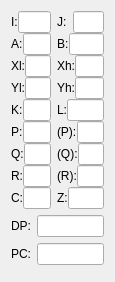
<?xml version="1.0" encoding="UTF-8"?>
<ui version="4.0">
 <class>Cregssc61860Widget</class>
 <widget class="QWidget" name="Cregssc61860Widget">
  <property name="geometry">
   <rect>
    <x>0</x>
    <y>0</y>
    <width>115</width>
    <height>282</height>
   </rect>
  </property>
  <property name="sizePolicy">
   <sizepolicy hsizetype="Minimum" vsizetype="Preferred">
    <horstretch>0</horstretch>
    <verstretch>0</verstretch>
   </sizepolicy>
  </property>
  <property name="minimumSize">
   <size>
    <width>100</width>
    <height>280</height>
   </size>
  </property>
  <property name="windowTitle">
   <string>Form</string>
  </property>
  <layout class="QVBoxLayout" name="verticalLayout_3">
   <item>
    <layout class="QHBoxLayout" name="horizontalLayout_17">
     <property name="sizeConstraint">
      <enum>QLayout::SetMinimumSize</enum>
     </property>
     <property name="bottomMargin">
      <number>0</number>
     </property>
     <item>
      <layout class="QVBoxLayout" name="verticalLayout">
       <property name="spacing">
        <number>0</number>
       </property>
       <property name="sizeConstraint">
        <enum>QLayout::SetFixedSize</enum>
       </property>
       <property name="bottomMargin">
        <number>0</number>
       </property>
       <item>
        <layout class="QHBoxLayout" name="horizontalLayout">
         <property name="sizeConstraint">
          <enum>QLayout::SetMinimumSize</enum>
         </property>
         <item>
          <widget class="QLabel" name="label">
           <property name="text">
            <string>I:</string>
           </property>
          </widget>
         </item>
         <item>
          <widget class="QLineEdit" name="reg00">
           <property name="sizePolicy">
            <sizepolicy hsizetype="Fixed" vsizetype="Fixed">
             <horstretch>0</horstretch>
             <verstretch>0</verstretch>
            </sizepolicy>
           </property>
           <property name="minimumSize">
            <size>
             <width>20</width>
             <height>0</height>
            </size>
           </property>
           <property name="font">
            <font>
             <weight>75</weight>
             <bold>true</bold>
            </font>
           </property>
           <property name="acceptDrops">
            <bool>false</bool>
           </property>
           <property name="readOnly">
            <bool>true</bool>
           </property>
          </widget>
         </item>
        </layout>
       </item>
       <item>
        <layout class="QHBoxLayout" name="horizontalLayout_2">
         <property name="sizeConstraint">
          <enum>QLayout::SetMinimumSize</enum>
         </property>
         <item>
          <widget class="QLabel" name="label_2">
           <property name="text">
            <string>A:</string>
           </property>
          </widget>
         </item>
         <item>
          <widget class="QLineEdit" name="reg02">
           <property name="sizePolicy">
            <sizepolicy hsizetype="Fixed" vsizetype="Fixed">
             <horstretch>0</horstretch>
             <verstretch>0</verstretch>
            </sizepolicy>
           </property>
           <property name="minimumSize">
            <size>
             <width>20</width>
             <height>0</height>
            </size>
           </property>
           <property name="font">
            <font>
             <weight>75</weight>
             <bold>true</bold>
            </font>
           </property>
           <property name="acceptDrops">
            <bool>false</bool>
           </property>
           <property name="readOnly">
            <bool>true</bool>
           </property>
          </widget>
         </item>
        </layout>
       </item>
       <item>
        <layout class="QHBoxLayout" name="horizontalLayout_3">
         <property name="sizeConstraint">
          <enum>QLayout::SetMinimumSize</enum>
         </property>
         <item>
          <widget class="QLabel" name="label_3">
           <property name="text">
            <string>Xl:</string>
           </property>
          </widget>
         </item>
         <item>
          <widget class="QLineEdit" name="reg04">
           <property name="sizePolicy">
            <sizepolicy hsizetype="Fixed" vsizetype="Fixed">
             <horstretch>0</horstretch>
             <verstretch>0</verstretch>
            </sizepolicy>
           </property>
           <property name="minimumSize">
            <size>
             <width>20</width>
             <height>0</height>
            </size>
           </property>
           <property name="font">
            <font>
             <weight>75</weight>
             <bold>true</bold>
            </font>
           </property>
           <property name="acceptDrops">
            <bool>false</bool>
           </property>
           <property name="readOnly">
            <bool>true</bool>
           </property>
          </widget>
         </item>
        </layout>
       </item>
       <item>
        <layout class="QHBoxLayout" name="horizontalLayout_7">
         <property name="sizeConstraint">
          <enum>QLayout::SetMinimumSize</enum>
         </property>
         <item>
          <widget class="QLabel" name="label_7">
           <property name="text">
            <string>Yl:</string>
           </property>
          </widget>
         </item>
         <item>
          <widget class="QLineEdit" name="reg06">
           <property name="sizePolicy">
            <sizepolicy hsizetype="Fixed" vsizetype="Fixed">
             <horstretch>0</horstretch>
             <verstretch>0</verstretch>
            </sizepolicy>
           </property>
           <property name="minimumSize">
            <size>
             <width>20</width>
             <height>0</height>
            </size>
           </property>
           <property name="font">
            <font>
             <weight>75</weight>
             <bold>true</bold>
            </font>
           </property>
           <property name="acceptDrops">
            <bool>false</bool>
           </property>
           <property name="readOnly">
            <bool>true</bool>
           </property>
          </widget>
         </item>
        </layout>
       </item>
       <item>
        <layout class="QHBoxLayout" name="horizontalLayout_9">
         <property name="sizeConstraint">
          <enum>QLayout::SetMinimumSize</enum>
         </property>
         <item>
          <widget class="QLabel" name="label_9">
           <property name="text">
            <string>K:</string>
           </property>
          </widget>
         </item>
         <item>
          <widget class="QLineEdit" name="reg08">
           <property name="sizePolicy">
            <sizepolicy hsizetype="Fixed" vsizetype="Fixed">
             <horstretch>0</horstretch>
             <verstretch>0</verstretch>
            </sizepolicy>
           </property>
           <property name="minimumSize">
            <size>
             <width>20</width>
             <height>0</height>
            </size>
           </property>
           <property name="font">
            <font>
             <weight>75</weight>
             <bold>true</bold>
            </font>
           </property>
           <property name="acceptDrops">
            <bool>false</bool>
           </property>
           <property name="readOnly">
            <bool>true</bool>
           </property>
          </widget>
         </item>
        </layout>
       </item>
       <item>
        <layout class="QHBoxLayout" name="horizontalLayout_11">
         <property name="sizeConstraint">
          <enum>QLayout::SetMinimumSize</enum>
         </property>
         <item>
          <widget class="QLabel" name="label_11">
           <property name="text">
            <string>P:</string>
           </property>
          </widget>
         </item>
         <item>
          <widget class="QLineEdit" name="regP">
           <property name="sizePolicy">
            <sizepolicy hsizetype="Fixed" vsizetype="Fixed">
             <horstretch>0</horstretch>
             <verstretch>0</verstretch>
            </sizepolicy>
           </property>
           <property name="minimumSize">
            <size>
             <width>20</width>
             <height>0</height>
            </size>
           </property>
           <property name="font">
            <font>
             <weight>75</weight>
             <bold>true</bold>
            </font>
           </property>
           <property name="acceptDrops">
            <bool>false</bool>
           </property>
           <property name="readOnly">
            <bool>true</bool>
           </property>
          </widget>
         </item>
        </layout>
       </item>
       <item>
        <layout class="QHBoxLayout" name="horizontalLayout_12">
         <property name="sizeConstraint">
          <enum>QLayout::SetMinimumSize</enum>
         </property>
         <item>
          <widget class="QLabel" name="label_12">
           <property name="text">
            <string>Q:</string>
           </property>
          </widget>
         </item>
         <item>
          <widget class="QLineEdit" name="regQ">
           <property name="minimumSize">
            <size>
             <width>20</width>
             <height>0</height>
            </size>
           </property>
           <property name="font">
            <font>
             <weight>75</weight>
             <bold>true</bold>
            </font>
           </property>
           <property name="acceptDrops">
            <bool>false</bool>
           </property>
           <property name="readOnly">
            <bool>true</bool>
           </property>
          </widget>
         </item>
        </layout>
       </item>
       <item>
        <layout class="QHBoxLayout" name="horizontalLayout_13">
         <property name="sizeConstraint">
          <enum>QLayout::SetMinimumSize</enum>
         </property>
         <item>
          <widget class="QLabel" name="label_13">
           <property name="text">
            <string>R:</string>
           </property>
          </widget>
         </item>
         <item>
          <widget class="QLineEdit" name="regR">
           <property name="sizePolicy">
            <sizepolicy hsizetype="Fixed" vsizetype="Fixed">
             <horstretch>0</horstretch>
             <verstretch>0</verstretch>
            </sizepolicy>
           </property>
           <property name="minimumSize">
            <size>
             <width>20</width>
             <height>0</height>
            </size>
           </property>
           <property name="font">
            <font>
             <weight>75</weight>
             <bold>true</bold>
            </font>
           </property>
           <property name="acceptDrops">
            <bool>false</bool>
           </property>
           <property name="readOnly">
            <bool>true</bool>
           </property>
          </widget>
         </item>
        </layout>
       </item>
       <item>
        <layout class="QHBoxLayout" name="horizontalLayout_15">
         <property name="sizeConstraint">
          <enum>QLayout::SetMinimumSize</enum>
         </property>
         <item>
          <widget class="QLabel" name="label_15">
           <property name="text">
            <string>C:</string>
           </property>
          </widget>
         </item>
         <item>
          <widget class="QLineEdit" name="regC">
           <property name="sizePolicy">
            <sizepolicy hsizetype="Fixed" vsizetype="Fixed">
             <horstretch>0</horstretch>
             <verstretch>0</verstretch>
            </sizepolicy>
           </property>
           <property name="minimumSize">
            <size>
             <width>20</width>
             <height>0</height>
            </size>
           </property>
           <property name="font">
            <font>
             <weight>75</weight>
             <bold>true</bold>
            </font>
           </property>
           <property name="acceptDrops">
            <bool>false</bool>
           </property>
           <property name="readOnly">
            <bool>true</bool>
           </property>
          </widget>
         </item>
        </layout>
       </item>
      </layout>
     </item>
     <item>
      <layout class="QVBoxLayout" name="verticalLayout_2" stretch="0,0,0,0,0,0,0,0,0">
       <property name="spacing">
        <number>0</number>
       </property>
       <property name="sizeConstraint">
        <enum>QLayout::SetFixedSize</enum>
       </property>
       <property name="bottomMargin">
        <number>0</number>
       </property>
       <item>
        <layout class="QHBoxLayout" name="horizontalLayout_4">
         <property name="spacing">
          <number>6</number>
         </property>
         <property name="sizeConstraint">
          <enum>QLayout::SetMinimumSize</enum>
         </property>
         <item>
          <widget class="QLabel" name="label_4">
           <property name="text">
            <string>J:</string>
           </property>
          </widget>
         </item>
         <item>
          <widget class="QLineEdit" name="reg01">
           <property name="minimumSize">
            <size>
             <width>20</width>
             <height>0</height>
            </size>
           </property>
           <property name="font">
            <font>
             <weight>75</weight>
             <bold>true</bold>
            </font>
           </property>
           <property name="acceptDrops">
            <bool>false</bool>
           </property>
           <property name="readOnly">
            <bool>true</bool>
           </property>
          </widget>
         </item>
        </layout>
       </item>
       <item>
        <layout class="QHBoxLayout" name="horizontalLayout_5">
         <property name="sizeConstraint">
          <enum>QLayout::SetMinimumSize</enum>
         </property>
         <item>
          <widget class="QLabel" name="label_5">
           <property name="text">
            <string>B:</string>
           </property>
          </widget>
         </item>
         <item>
          <widget class="QLineEdit" name="reg03">
           <property name="minimumSize">
            <size>
             <width>20</width>
             <height>0</height>
            </size>
           </property>
           <property name="font">
            <font>
             <weight>75</weight>
             <bold>true</bold>
            </font>
           </property>
           <property name="acceptDrops">
            <bool>false</bool>
           </property>
           <property name="readOnly">
            <bool>true</bool>
           </property>
          </widget>
         </item>
        </layout>
       </item>
       <item>
        <layout class="QHBoxLayout" name="horizontalLayout_6">
         <property name="sizeConstraint">
          <enum>QLayout::SetMinimumSize</enum>
         </property>
         <item>
          <widget class="QLabel" name="label_6">
           <property name="text">
            <string>Xh:</string>
           </property>
          </widget>
         </item>
         <item>
          <widget class="QLineEdit" name="reg05">
           <property name="minimumSize">
            <size>
             <width>20</width>
             <height>0</height>
            </size>
           </property>
           <property name="font">
            <font>
             <weight>75</weight>
             <bold>true</bold>
            </font>
           </property>
           <property name="acceptDrops">
            <bool>false</bool>
           </property>
           <property name="readOnly">
            <bool>true</bool>
           </property>
          </widget>
         </item>
        </layout>
       </item>
       <item>
        <layout class="QHBoxLayout" name="horizontalLayout_8">
         <property name="sizeConstraint">
          <enum>QLayout::SetMinimumSize</enum>
         </property>
         <item>
          <widget class="QLabel" name="label_8">
           <property name="text">
            <string>Yh:</string>
           </property>
          </widget>
         </item>
         <item>
          <widget class="QLineEdit" name="reg07">
           <property name="minimumSize">
            <size>
             <width>20</width>
             <height>0</height>
            </size>
           </property>
           <property name="font">
            <font>
             <weight>75</weight>
             <bold>true</bold>
            </font>
           </property>
           <property name="acceptDrops">
            <bool>false</bool>
           </property>
           <property name="readOnly">
            <bool>true</bool>
           </property>
          </widget>
         </item>
        </layout>
       </item>
       <item>
        <layout class="QHBoxLayout" name="horizontalLayout_10">
         <property name="sizeConstraint">
          <enum>QLayout::SetMinimumSize</enum>
         </property>
         <item>
          <widget class="QLabel" name="label_10">
           <property name="text">
            <string>L:</string>
           </property>
          </widget>
         </item>
         <item>
          <widget class="QLineEdit" name="reg09">
           <property name="minimumSize">
            <size>
             <width>20</width>
             <height>0</height>
            </size>
           </property>
           <property name="font">
            <font>
             <weight>75</weight>
             <bold>true</bold>
            </font>
           </property>
           <property name="acceptDrops">
            <bool>false</bool>
           </property>
           <property name="readOnly">
            <bool>true</bool>
           </property>
          </widget>
         </item>
        </layout>
       </item>
       <item>
        <layout class="QHBoxLayout" name="horizontalLayout_14">
         <property name="sizeConstraint">
          <enum>QLayout::SetMinimumSize</enum>
         </property>
         <item>
          <widget class="QLabel" name="label_18">
           <property name="text">
            <string>(P):</string>
           </property>
          </widget>
         </item>
         <item>
          <widget class="QLineEdit" name="reginP">
           <property name="minimumSize">
            <size>
             <width>20</width>
             <height>0</height>
            </size>
           </property>
           <property name="font">
            <font>
             <weight>75</weight>
             <bold>true</bold>
            </font>
           </property>
           <property name="acceptDrops">
            <bool>false</bool>
           </property>
           <property name="readOnly">
            <bool>true</bool>
           </property>
          </widget>
         </item>
        </layout>
       </item>
       <item>
        <layout class="QHBoxLayout" name="horizontalLayout_20">
         <property name="sizeConstraint">
          <enum>QLayout::SetMinimumSize</enum>
         </property>
         <item>
          <widget class="QLabel" name="label_19">
           <property name="text">
            <string>(Q):</string>
           </property>
          </widget>
         </item>
         <item>
          <widget class="QLineEdit" name="reginQ">
           <property name="minimumSize">
            <size>
             <width>20</width>
             <height>0</height>
            </size>
           </property>
           <property name="font">
            <font>
             <weight>75</weight>
             <bold>true</bold>
            </font>
           </property>
           <property name="acceptDrops">
            <bool>false</bool>
           </property>
           <property name="readOnly">
            <bool>true</bool>
           </property>
          </widget>
         </item>
        </layout>
       </item>
       <item>
        <layout class="QHBoxLayout" name="horizontalLayout_21">
         <property name="sizeConstraint">
          <enum>QLayout::SetMinimumSize</enum>
         </property>
         <item>
          <widget class="QLabel" name="label_20">
           <property name="text">
            <string>(R):</string>
           </property>
          </widget>
         </item>
         <item>
          <widget class="QLineEdit" name="reginR">
           <property name="minimumSize">
            <size>
             <width>20</width>
             <height>0</height>
            </size>
           </property>
           <property name="font">
            <font>
             <weight>75</weight>
             <bold>true</bold>
            </font>
           </property>
           <property name="acceptDrops">
            <bool>false</bool>
           </property>
           <property name="readOnly">
            <bool>true</bool>
           </property>
          </widget>
         </item>
        </layout>
       </item>
       <item>
        <layout class="QHBoxLayout" name="horizontalLayout_16">
         <property name="sizeConstraint">
          <enum>QLayout::SetMinimumSize</enum>
         </property>
         <item>
          <widget class="QLabel" name="label_16">
           <property name="text">
            <string>Z:</string>
           </property>
          </widget>
         </item>
         <item>
          <widget class="QLineEdit" name="regZ">
           <property name="minimumSize">
            <size>
             <width>20</width>
             <height>0</height>
            </size>
           </property>
           <property name="font">
            <font>
             <weight>75</weight>
             <bold>true</bold>
            </font>
           </property>
           <property name="acceptDrops">
            <bool>false</bool>
           </property>
           <property name="readOnly">
            <bool>true</bool>
           </property>
          </widget>
         </item>
        </layout>
       </item>
      </layout>
     </item>
    </layout>
   </item>
   <item>
    <layout class="QHBoxLayout" name="horizontalLayout_18">
     <property name="sizeConstraint">
      <enum>QLayout::SetMinimumSize</enum>
     </property>
     <item>
      <widget class="QLabel" name="label_14">
       <property name="text">
        <string>DP:</string>
       </property>
      </widget>
     </item>
     <item>
      <widget class="QLineEdit" name="regDP">
       <property name="minimumSize">
        <size>
         <width>20</width>
         <height>0</height>
        </size>
       </property>
       <property name="font">
        <font>
         <weight>75</weight>
         <bold>true</bold>
        </font>
       </property>
       <property name="acceptDrops">
        <bool>false</bool>
       </property>
       <property name="readOnly">
        <bool>true</bool>
       </property>
      </widget>
     </item>
    </layout>
   </item>
   <item>
    <layout class="QHBoxLayout" name="horizontalLayout_19">
     <property name="sizeConstraint">
      <enum>QLayout::SetMinimumSize</enum>
     </property>
     <item>
      <widget class="QLabel" name="label_17">
       <property name="text">
        <string>PC:</string>
       </property>
      </widget>
     </item>
     <item>
      <widget class="QLineEdit" name="regPC">
       <property name="minimumSize">
        <size>
         <width>20</width>
         <height>0</height>
        </size>
       </property>
       <property name="font">
        <font>
         <weight>75</weight>
         <bold>true</bold>
        </font>
       </property>
       <property name="acceptDrops">
        <bool>false</bool>
       </property>
       <property name="readOnly">
        <bool>true</bool>
       </property>
      </widget>
     </item>
    </layout>
   </item>
   <item>
    <spacer name="verticalSpacer">
     <property name="orientation">
      <enum>Qt::Vertical</enum>
     </property>
     <property name="sizeHint" stdset="0">
      <size>
       <width>20</width>
       <height>40</height>
      </size>
     </property>
    </spacer>
   </item>
  </layout>
 </widget>
 <resources/>
 <connections/>
</ui>
